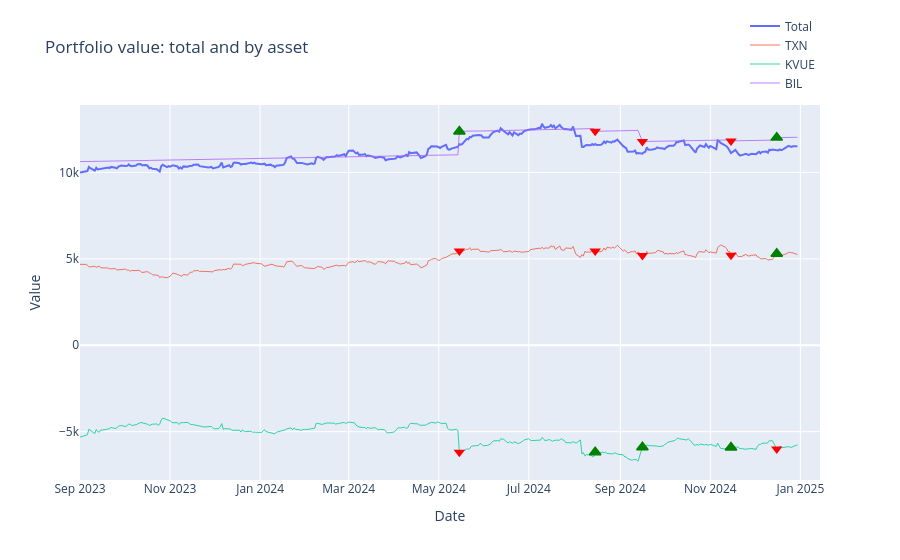

The notebook cell this image was saved under:
### Code cell
fig = result.plot_portfolio(mark_rebalances=True)
fig.show()

### Figure 1 — Plotly figure (JSON) as saved in the notebook; plotly's stock layout.template omitted (floating-point values rounded to 4 significant figures; data arrays with more than 128 entries replaced by an {"elided": "..."} marker saying what was removed)
{"data": [{"hovertemplate": "Date: %{x|%Y-%m-%d}<br>Value: %{y:,.2f}<extra></extra>", "line": {"width": 2}, "mode": "lines", "name": "Total", "type": "scatter", "x": {"elided": "334 str values"}, "y": {"elided": "334 float values"}}, {"customdata": {"elided": "334 float values"}, "hovertemplate": "Date: %{x|%Y-%m-%d}<br>TXN: %{y:,.2f} (%{customdata:.1f}% of portfolio)<extra></extra>", "line": {"width": 1}, "mode": "lines", "name": "TXN", "opacity": 0.8, "type": "scatter", "x": {"elided": "334 str values"}, "y": {"elided": "334 float values"}}, {"customdata": {"elided": "334 float values"}, "hovertemplate": "Date: %{x|%Y-%m-%d}<br>KVUE: %{y:,.2f} (%{customdata:.1f}% of portfolio)<extra></extra>", "line": {"width": 1}, "mode": "lines", "name": "KVUE", "opacity": 0.8, "type": "scatter", "x": {"elided": "334 str values"}, "y": {"elided": "334 float values"}}, {"customdata": {"elided": "334 float values"}, "hovertemplate": "Date: %{x|%Y-%m-%d}<br>BIL: %{y:,.2f} (%{customdata:.1f}% of portfolio)<extra></extra>", "line": {"width": 1}, "mode": "lines", "name": "BIL", "opacity": 0.8, "type": "scatter", "x": {"elided": "334 str values"}, "y": {"elided": "334 float values"}}, {"hoverinfo": "text", "hovertext": ["TXN Buy<br>Date: 2024-12-16<br>Price: 183.50<br>Qty: 2.1020"], "legendgroup": "TXN", "marker": {"color": "green", "line": {"color": "green", "width": 1.5}, "size": 10, "symbol": "triangle-up"}, "mode": "markers", "name": "TXN Buy", "showlegend": false, "type": "scatter", "x": ["2024-12-16T00:00:00+00:00"], "y": [5296.0]}, {"hoverinfo": "text", "hovertext": ["TXN Sell<br>Date: 2024-05-15<br>Price: 186.93<br>Qty: -0.3791", "TXN Sell<br>Date: 2024-08-15<br>Price: 194.30<br>Qty: -1.0958", "TXN Sell<br>Date: 2024-09-16<br>Price: 190.97<br>Qty: -0.8693", "TXN Sell<br>Date: 2024-11-15<br>Price: 194.80<br>Qty: -0.4534"], "legendgroup": "TXN", "marker": {"color": "red", "size": 10, "symbol": "triangle-down"}, "mode": "markers", "name": "TXN Sell", "showlegend": false, "type": "scatter", "x": ["2024-05-15T00:00:00+00:00", "2024-08-15T00:00:00+00:00", "2024-09-16T00:00:00+00:00", "2024-11-15T00:00:00+00:00"], "y": [5454.0, 5456.0, 5196.0, 5212.0]}, {"hoverinfo": "text", "hovertext": ["KVUE Buy<br>Date: 2024-08-15<br>Price: 20.30<br>Qty: 18.2711", "KVUE Buy<br>Date: 2024-09-16<br>Price: 22.00<br>Qty: 37.0040", "KVUE Buy<br>Date: 2024-11-15<br>Price: 22.61<br>Qty: 6.4429"], "legendgroup": "KVUE", "marker": {"color": "green", "line": {"color": "green", "width": 1.5}, "size": 10, "symbol": "triangle-up"}, "mode": "markers", "name": "KVUE Buy", "showlegend": false, "type": "scatter", "x": ["2024-08-15T00:00:00+00:00", "2024-09-16T00:00:00+00:00", "2024-11-15T00:00:00+00:00"], "y": [-6192.0, -5898.0, -5916.0]}, {"hoverinfo": "text", "hovertext": ["KVUE Sell<br>Date: 2024-05-15<br>Price: 19.14<br>Qty: -67.0413", "KVUE Sell<br>Date: 2024-12-16<br>Price: 20.95<br>Qty: -25.2710"], "legendgroup": "KVUE", "marker": {"color": "red", "size": 10, "symbol": "triangle-down"}, "mode": "markers", "name": "KVUE Sell", "showlegend": false, "type": "scatter", "x": ["2024-05-15T00:00:00+00:00", "2024-12-16T00:00:00+00:00"], "y": [-6190.0, -6011.0]}, {"hoverinfo": "text", "hovertext": ["BIL Buy<br>Date: 2024-05-15<br>Price: 84.55<br>Qty: 16.0171", "BIL Buy<br>Date: 2024-12-16<br>Price: 87.09<br>Qty: 1.6503"], "legendgroup": "BIL", "marker": {"color": "green", "line": {"color": "green", "width": 1.5}, "size": 10, "symbol": "triangle-up"}, "mode": "markers", "name": "BIL Buy", "showlegend": false, "type": "scatter", "x": ["2024-05-15T00:00:00+00:00", "2024-12-16T00:00:00+00:00"], "y": [12380.0, 12020.0]}, {"hoverinfo": "text", "hovertext": ["BIL Sell<br>Date: 2024-08-15<br>Price: 85.67<br>Qty: -1.8440", "BIL Sell<br>Date: 2024-09-16<br>Price: 86.08<br>Qty: -7.5300", "BIL Sell<br>Date: 2024-11-15<br>Price: 86.75<br>Qty: -0.6612"], "legendgroup": "BIL", "marker": {"color": "red", "size": 10, "symbol": "triangle-down"}, "mode": "markers", "name": "BIL Sell", "showlegend": false, "type": "scatter", "x": ["2024-08-15T00:00:00+00:00", "2024-09-16T00:00:00+00:00", "2024-11-15T00:00:00+00:00"], "y": [12380.0, 11800.0, 11830.0]}], "layout": {"hovermode": "closest", "legend": {"orientation": "h", "x": 1, "xanchor": "right", "y": 1.02, "yanchor": "bottom"}, "margin": {"t": 80}, "title": {"text": "Portfolio value: total and by asset"}, "xaxis": {"title": {"text": "Date"}}, "yaxis": {"title": {"text": "Value"}}}}
